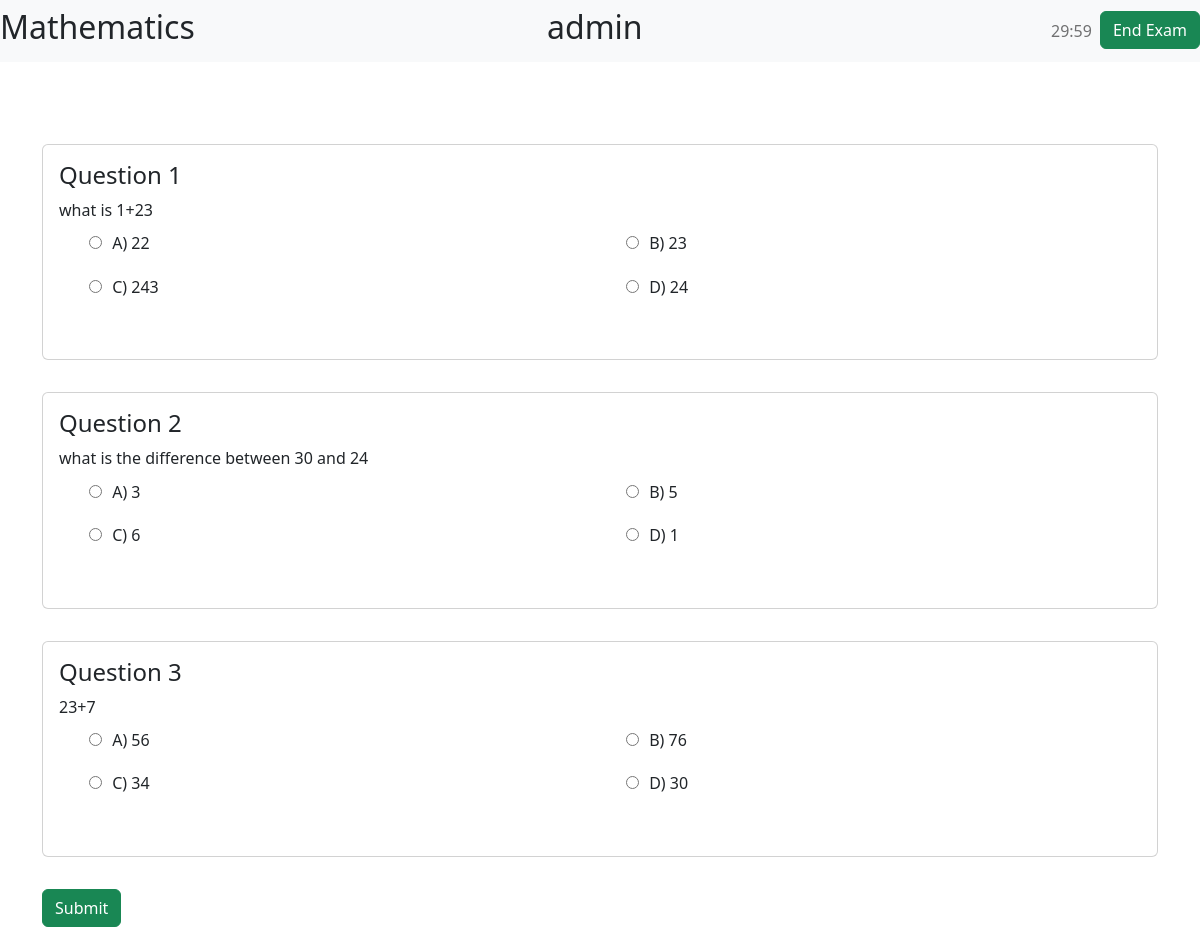
Page /question/ (signed in) on the committed database.
### exam/models.py (models this page shows, shortened)
class Maths(models.Model):
    Quest=models.TextField()
    op1=models.CharField(max_length=100)
    op2=models.CharField(max_length=100)
    op3=models.CharField(max_length=100)
    op4=models.CharField(max_length=100)
    ans=models.CharField(max_length=100)

### exam/views.py (the view)
# urls.py: path('question/',views.questions,name='questions'),
@login_required(login_url="login")
def questions(request):
    maths=Maths.objects.all()
    context={
        "maths":maths
    }
    return render(request,"exam/questions.html",context)

### exam/templates/exam/questions.html (shortened to what this page needs)
<!DOCTYPE html>
<html lang="en">
<head>
    {% load static %}
    <link href="https://cdn.jsdelivr.net/npm/bootstrap@5.2.2/dist/css/bootstrap.min.css" rel="stylesheet">
    <link rel="stylesheet" href="{% static 'exam/css/index.css' %}">
</head>
<body>
    <header class="container ">
        <nav class="navbar navbar-expand-sm bg-light justify-content-space-around">
            <h2>Mathematics</h2>
            <h2>{{user.username}}</h2>
            <ul class="navbar-nav">
                <li class="nav-item">
                    <a class="nav-link timer" href="" id="timer"></a>
                </li>
                <a href="{% url 'instruction' %}"><button class="btn btn-success" onClick="getanswer();dosomething();">End Exam</button></a>
            </ul>
        </nav>
    </header>
    <main>
        <div class="container mt-5">
            <div class="container-wrapper pt-5">
                {% for m in maths %}
                <div class="card">
                    <div class="card-body">
                        <h4>Question {{m.pk}}</h4>
                        <div class="card-text">
                                {{m.Quest}}
                                <ul class="row">
                                    <li class="col-md-6 rb">
                                        <input type="radio" value="{{m.op1}}" name='{{m.pk}}'>
                                        <label for="a">A) {{m.op1}}</label>
                                    </li>
                                    <li class="col-md-6 rb">
                                        <input type="radio" value="{{m.op2}}" name='{{m.pk}}'>
                                        <label for="b">B) {{m.op2}}</label>
                                    </li>
                                    <li class="col-md-6 rb">
                                        <input type="radio" value="{{m.op3}}" name='{{m.pk}}'>
                                        <label for="c">C) {{m.op3}}</label>
                                    </li>
                                    <li class="col-md-6 rb">
                                        <input type="radio" value="{{m.op4}}" name='{{m.pk}}'>
                                        <label for="d">D) {{m.op4}}</label>
                                    </li>
                                    <li class="col-md-6 rb">
                                    </li>
                                </ul>
                        </div>
                    </div>
                </div>
                {% endfor%}
                <a href="{% url 'instruction' %}"><button class="btn btn-success" value="submit" id="b1" onClick="getanswer();dosomething();">Submit</button></a>
            </div>
        </div>
    </main>
</body>
</html>

### exam/static/exam/css/index.css (style rules this page uses)
body { margin-top: 2rem; }
.navbar { justify-content: space-between; width: 100%; position: fixed; left: 0; top: 0; z-index: 100; }
.navbar .navbar-nav { justify-content: space-around; }
.container-wrapper { margin-top: 4rem; }
.nav-item { padding-left: 3rem; }
.card { margin: 2rem 0; }
.row { list-style-type: none; }
label { padding-left: .4rem; }
.col-md-6 { padding: .6rem; }

### rows in the picture
Maths: pk "1", Quest "what is 1+23", op1 "22", op2 "23", op3 "243", op4 "24"
Maths: pk "2", Quest "what is the difference between 30 and 24", op1 "3", op2 "5", op3 "6", op4 "1"
Maths: pk "3", Quest "23+7", op1 "56", op2 "76", op3 "34", op4 "30"

### other values in the picture
{{ user.username }} "admin"
